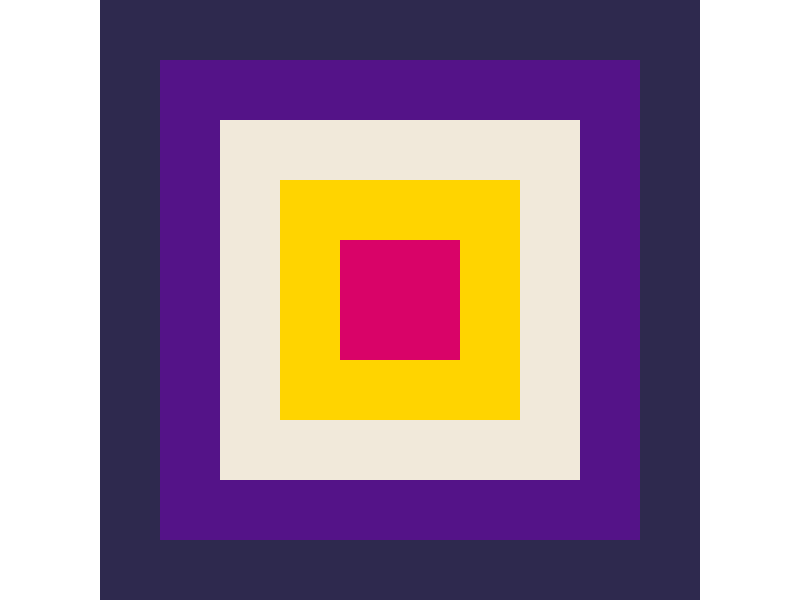

R code for this plot:
library(ggplot2)
library(tibble)
library(dplyr)

# generate squares
gen_polygon <- function(x, y, height, width, group, col){
  data.frame(x = c(x, x+width, x+width, x),
             y = c(y, y, y+height, y+height),
             group = rep(group, 4),
             col = rep(col, 4))
}

# generate squares
gen_squares <- function(heights, colours = c("#2E294E", "#541388", "#F1E9DA", "#FFD400", "#D90368")){
  widths <- heights
  x <- -sqrt((heights^2)/4)
  y <- -sqrt((heights^2)/4)
  plot_data <- data.frame(x = c(),
                          y = c(),
                          group = c(),
                          col = c())
  n <- length(heights)
  for (i in 1:n){
    k <- gen_polygon(x = x[i],
                     y = y[i],
                     height = heights[i],
                     width = widths[i],
                     group = i,
                     col = colours[i])
    plot_data <- rbind(plot_data, k)
  }
  # plot
  p <- ggplot(plot_data, aes(x = x, y = y)) +
    geom_polygon(aes(group = group, fill = I(col)), colour = NA) +
    coord_fixed(expand = F) +
    xlim(-2.5, 2.5) +
    ylim(-2.5, 2.5) +
    theme_void() +
    theme(legend.position = "none",
          panel.background = element_rect(fill = "black", colour = "black"),
          plot.background = element_rect(fill = "black", colour = "black"))
  p
}
gen_squares(heights = seq(5, 1, -1))

#heights matrix
heights_df <- tibble(x1=seq(0, 9, 0.1)) %>%
  mutate(x2 = x1 - 1,
         x3 = x2 - 1,
         x4 = x3 - 1,
         x5 = x4 - 1)
heights_df <- as.matrix(heights_df)
heights_df[which(heights_df < 0, arr.ind = T)] <- 0
heights_df[which(heights_df > 5, arr.ind = T)] <- 5
num_anim <- nrow(heights_df)

setwd("G:/My Drive/GitHub/genuary/2022/art/27_anim")
for (i in 1:num_anim){
  k <- gen_squares(heights=unlist(heights_df[i,]))
  ggplot2::ggsave(k, filename = paste(i, ".jpg", sep=""),  bg = "transparent", height=500, width=500, unit="px")
}



